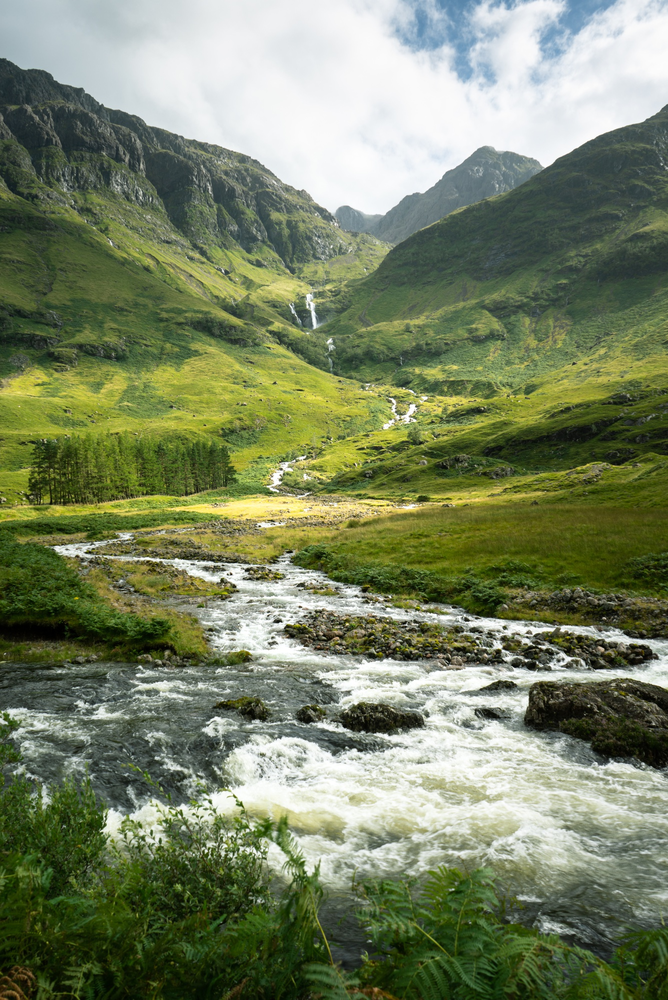
#> input picture images/natureza.png, 668 x 1000 px, shrunk from 1335 x 2000 before the run
$ jupyter execute test.ipynb
#> lines starting #> are read from the running program, lines starting #| are printed output that depends on the picture
### Development - 1.0

[cell 1]
import os
import numpy as np
import matplotlib.pyplot as plt
import skimage as ski

def calculate_mse(image1, image2):
    return np.mean((image1 - image2) ** 2)

def imnormalization(image: np.array) -> np.ndarray:
    image = image.astype(np.float32)
    for i in range(3):
        image[:, :, i] = image[:, :, i] / image[:, :, i].max()
    return image

def imsvd(image: np.array) -> list:
    chanel_svd = []
    for i in range(3):
        U, S, Vh = np.linalg.svd(image[:,:,i], full_matrices=False)
        dict_image = {'U': U, 'S': S, 'Vh': Vh}
        chanel_svd.append(dict_image)
    return chanel_svd

def imreconstruction(chanel_svd: list, rank: int) -> np.ndarray:
    image = []
    for i in range(3):
        U, S, Vh = chanel_svd[i].values()
        image.append(np.dot(U[:, :rank], np.dot(np.diag(S[:rank]), Vh[:rank, :])))

    image = np.stack(image, axis=-1)
    return np.clip(image, 0, 1)

[cell 2]
if __name__ == '__main__':

    print(f"Start...")

    image_url = os.path.join('images', 'natureza.png')
    image_original = ski.io.imread(image_url)
#> image_original is the input picture: shape (1000, 668, 3); mean R, G, B 120.3, 130.7, 99.7

    image = imnormalization(image_original) # Normalizar imagem

    chanel_svd = imsvd(image) # Computar SVD da imagem
#> the loop in imsvd, `for i in range(3):` made 3 passes
#> pass 1, in imsvd, `U, S, Vh = np.linalg.svd(image[:,:,i], full_matrices=False)`:
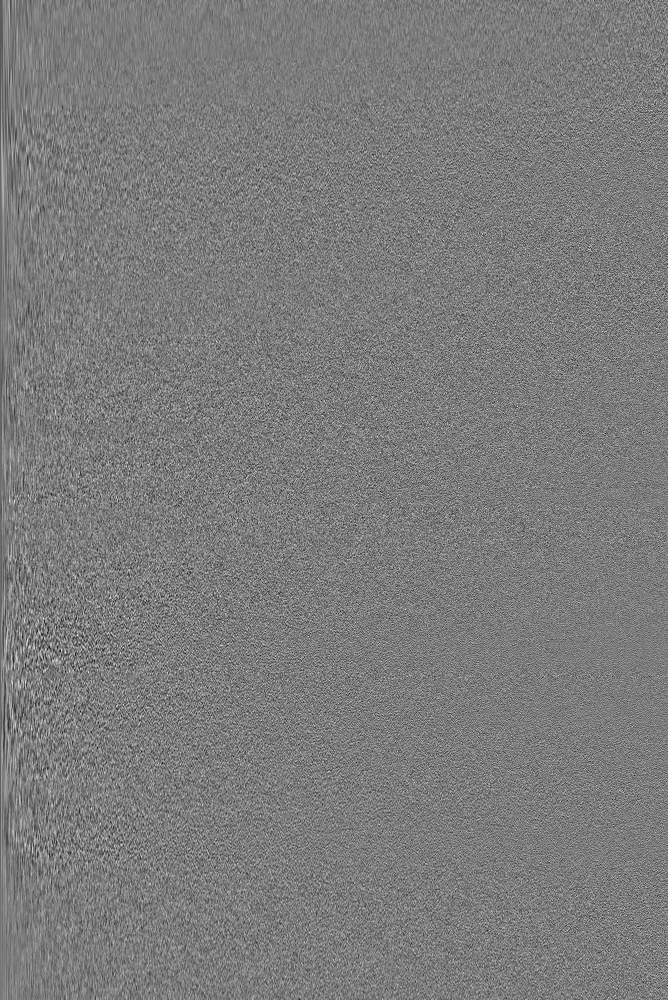
#> U: shape (1000, 668) float32; min -0.184, max 0.193, mean -4.25e-05; drawn with min black and max white
#> pass 2, in imsvd, `U, S, Vh = np.linalg.svd(image[:,:,i], full_matrices=False)`:
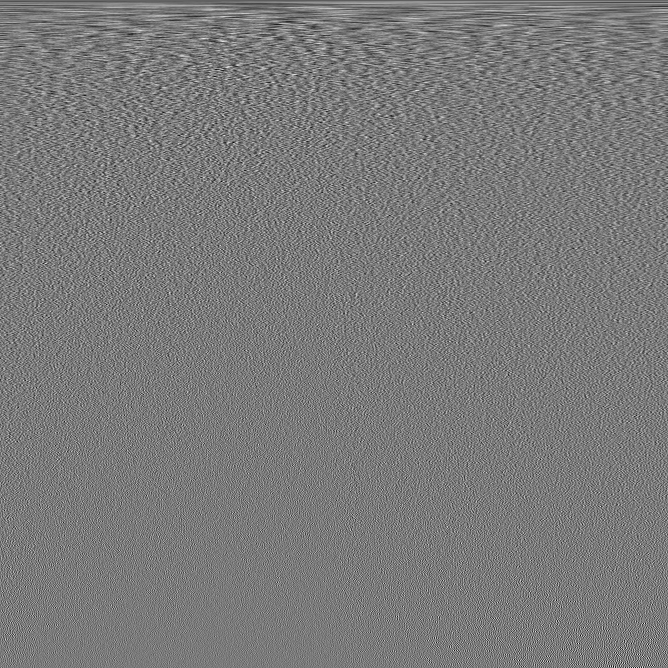
#> Vh: shape (668, 668) float32; min -0.195, max 0.211, mean -7.15e-05; drawn with min black and max white
#> after the loop in imsvd, `for i in range(3):`: chanel_svd = 3 items
#> chanel_svd = 3 items

    print(f"Done!")

### Comprimir a imagem

Escolha um valor para o rank (k) da decomposição

[cell 3]
k = 200 # Rank da decomposição
compressed_image = imreconstruction(chanel_svd, k)
#> the loop in imreconstruction, `for i in range(3):` made 3 passes
#> pass 3, in imreconstruction, `U, S, Vh = chanel_svd[i].values()`:
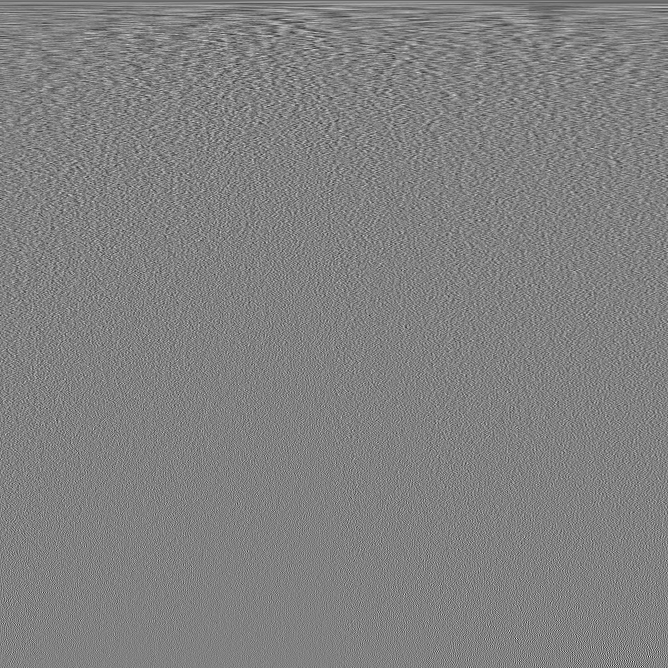
#> Vh: shape (668, 668) float32; min -0.249, max 0.241, mean -7.68e-05; drawn with min black and max white

### Comparar imagens

[cell 4]
# Visualizar
plt.figure(figsize=(8, 4))
plt.subplot(1, 2, 1)
plt.title("Imagem Original")
plt.imshow(image)
plt.subplot(1, 2, 2)
plt.title("Imagem Comprimida")
plt.imshow(compressed_image)
plt.show()

### Impacto do rank

[cell 5]
star, stop, step = 2, int(min(image[:,:,0].shape) / 2), 2
#> star = 2; stop = 334; step = 2
metrics = []
for k in range(star, stop, step):
    compressed_image = imreconstruction(chanel_svd, k)
    metrics.append(calculate_mse(image, compressed_image))
#> this loop made 166 passes
#> pass 1, in imreconstruction (call 2), `image = np.stack(image, axis=-1)`:
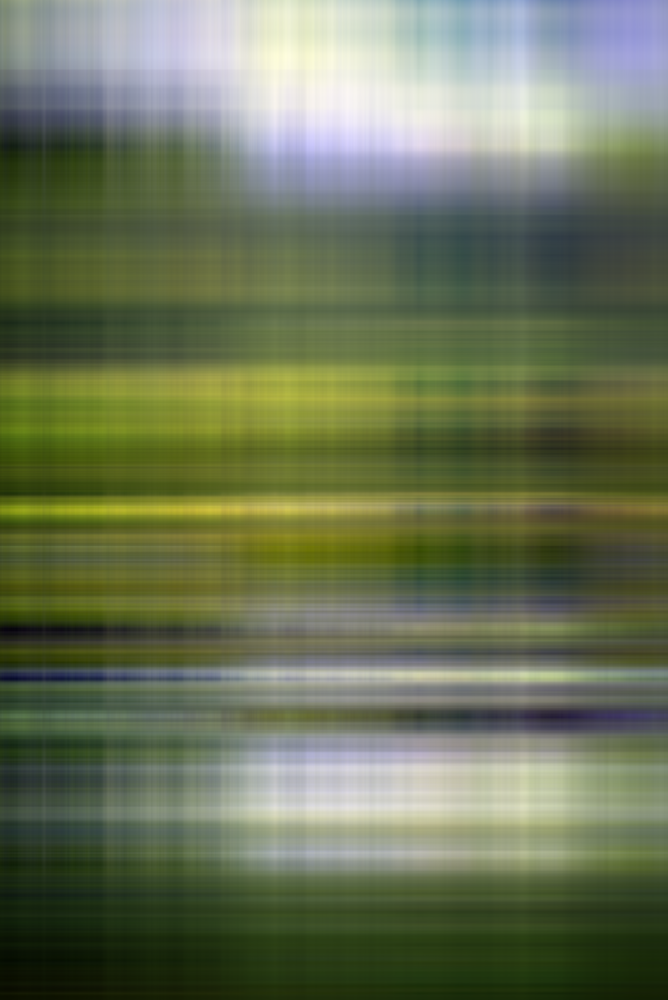
#> image: shape (1000, 668, 3) float32; mean of channels 0, 1, 2 0.472, 0.513, 0.391; drawn with min black and max white
#> pass 1, `compressed_image = imreconstruction(chanel_svd, k)`:
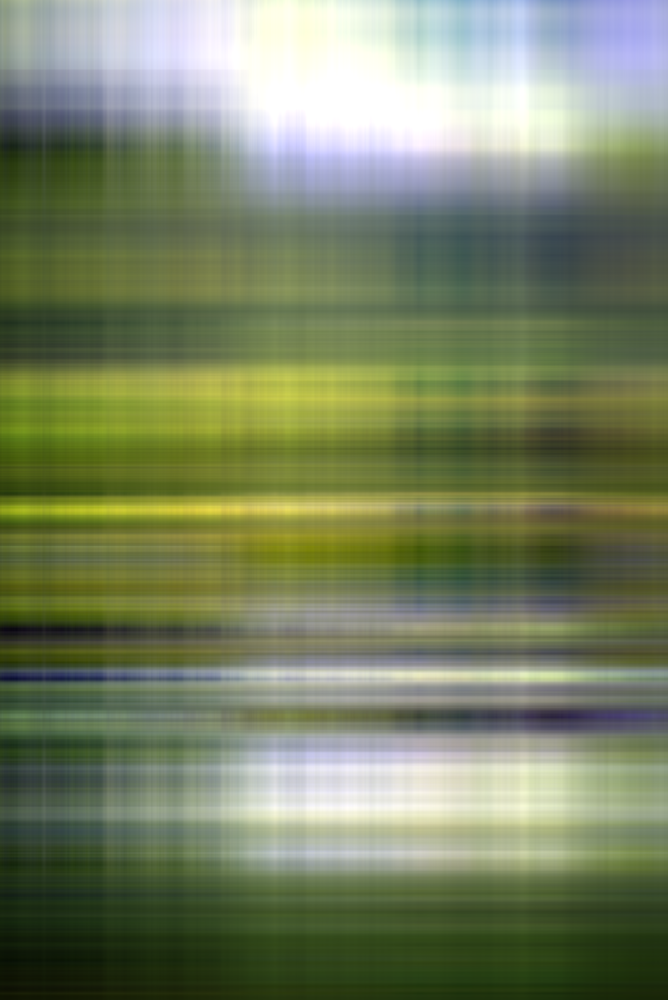
#> compressed_image: shape (1000, 668, 3) float32; mean of channels 0, 1, 2 0.471, 0.512, 0.39; drawn as R, G, B
#> pass 2, in imreconstruction (call 3), `image = np.stack(image, axis=-1)`:
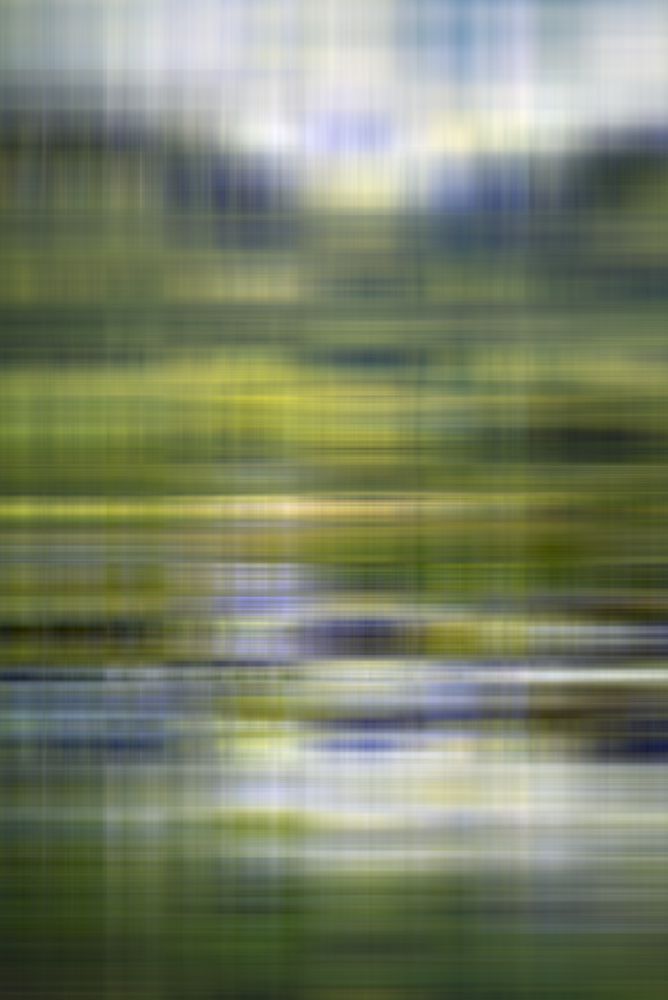
#> image: shape (1000, 668, 3) float32; mean of channels 0, 1, 2 0.471, 0.512, 0.391; drawn with min black and max white
#> pass 2, `compressed_image = imreconstruction(chanel_svd, k)`:
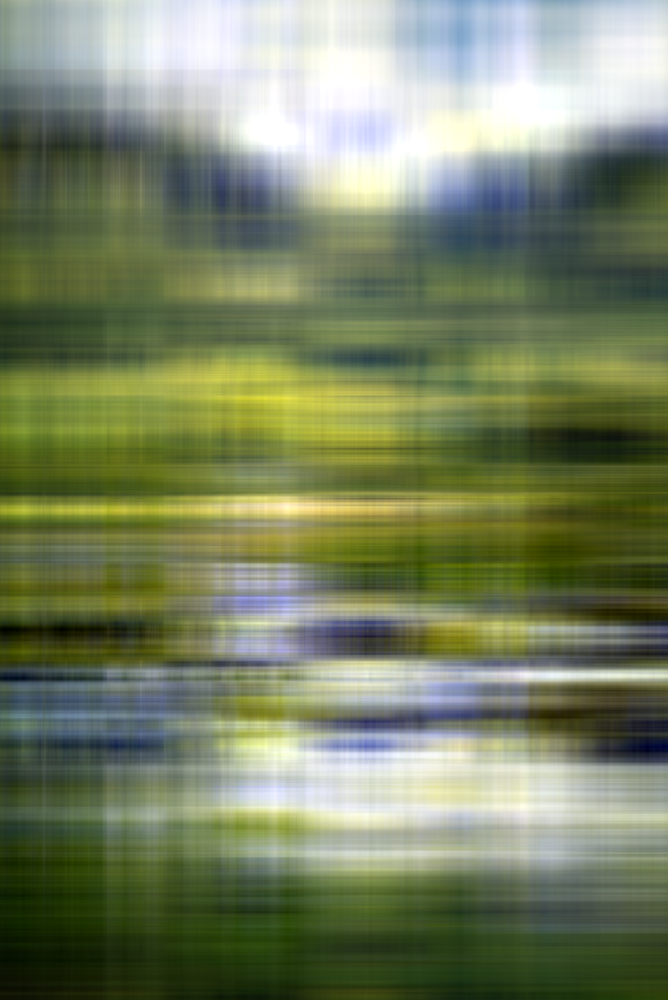
#> compressed_image: shape (1000, 668, 3) float32; mean of channels 0, 1, 2 0.471, 0.512, 0.39; drawn as R, G, B
#> after the loop, metrics = 166 values, max 0.0253 at index 0, min 0.000155 at index 165, mean 0.00193

plt.plot(range(star, stop, step), metrics)
plt.title('MSE x Rank')
plt.xlabel('Ranks (k)')
plt.ylabel('MSE')
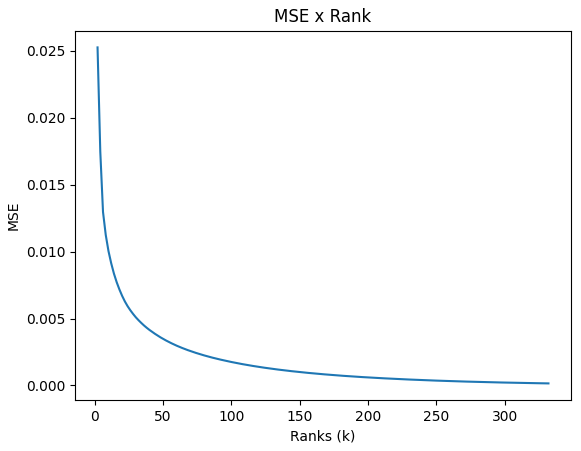
#> figure drawn by matplotlib, 1 panel; curve peaks at x = 2, y = 0.0253

### Salvar a imagem

[cell 6]
# Retornar imagem para [0, 255]
compressed_image = (compressed_image * 255).astype(np.uint8)

[cell 7]
# Salvar a imagem
ski.io.imsave('image_original_compressed.jpeg', image_original)
